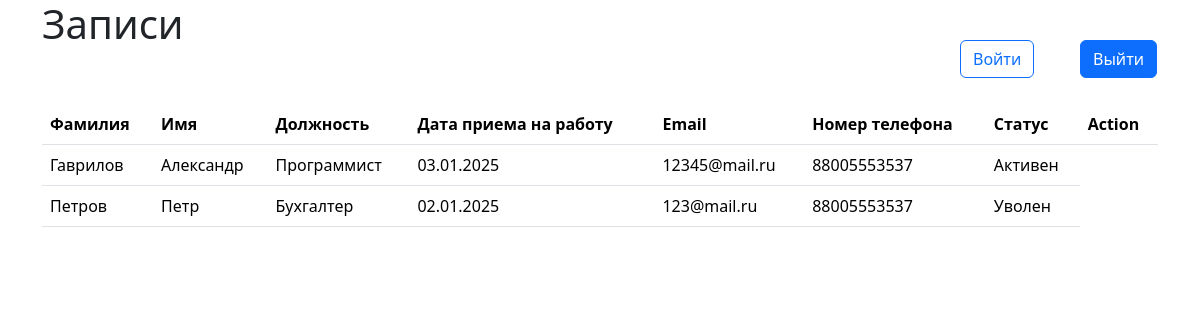
The page / on the database its author committed.
### main/models.py (models this page shows)
class Member(models.Model):
    lastname = models.CharField(max_length=20, verbose_name='Фамилия')
    firstname = models.CharField(max_length=20, verbose_name='Имя')
    post = models.CharField(max_length=50, verbose_name='Должность')
    data = models.DateField(max_length=100, verbose_name='Дата приема на работу')
    email = models.CharField(max_length=30, verbose_name='Электронная почта')
    number = models.CharField(max_length=15, verbose_name='Номер телефона')
    status = models.CharField(max_length=15, verbose_name='Статус(активен/уволен)')

### main/views.py (the view)
# urls.py: path('', views.index, name="index"),
def index (request):
    mem = Member.objects.all()
    return render(request, 'main/index.html', {"mem":mem});

### main/templates/main/index.html (shortened to what this page needs)
<!DOCTYPE html>
<html lang="en">
<head>
    <link href="https://cdn.jsdelivr.net/npm/bootstrap@5.3.3/dist/css/bootstrap.min.css" rel="stylesheet">
</head>
{% load static %}
<link rel="stylesheet" href="{% static 'style.css' %}">
<body>
    <div class="container">
            <div class="login1">
                <a href="{% url "login_user" %}">
                    <button type="button" class="btn btn-outline-primary me-2">
                        Войти
                    </button>
                </a>
            </div>
            <div class="logout1">
                <form action = "{% url "logout_user" %}" method="post">
                    <button type="submit" class="btn btn-primary">Выйти</button>
                </form>
            </div>
    </div>
    <div class="container">
        <h1>Записи</h1>
        <br><br>
        <table class="table">
            <thead>
                <th scope="col">Фамилия</th>
                <th scope="col">Имя</th>
                <th scope="col">Должность</th>
                <th scope="col">Дата приема на работу</th>
                <th scope="col">Email</th>
                <th scope="col">Номер телефона</th>
                <th scope="col">Статус </th>
                <th colspan="2" >Action</th>
            </thead>
            {% for x in mem %}
            <tr>
                <td>{{x.lastname}}</td>
                <td>{{x.firstname}}</td>
                <td>{{x.post}}</td>
                <td>{{x.data|date:"d.m.Y"}}</td>
                <td>{{x.email}}</td>
                <td>{{x.number}}</td>
                <td>{{x.status}}</td>
            </tr>
            {% endfor %}
        </table>
        <br><br>
    </div>
</body>
</html>

### main/static/style.css (style rules this page uses)
.login1 { position: absolute; top: 5%; left: 80%; }
.logout1 { position: absolute; top: 5%; left: 90%; }

### rows shown on the page
Member: lastname "Гаврилов", firstname "Александр", post "Программист", data "03.01.2025", email "12345@mail.ru", number "88005553537", status "Активен"
Member: lastname "Петров", firstname "Петр", post "Бухгалтер", data "02.01.2025", email "123@mail.ru", number "88005553537", status "Уволен"
